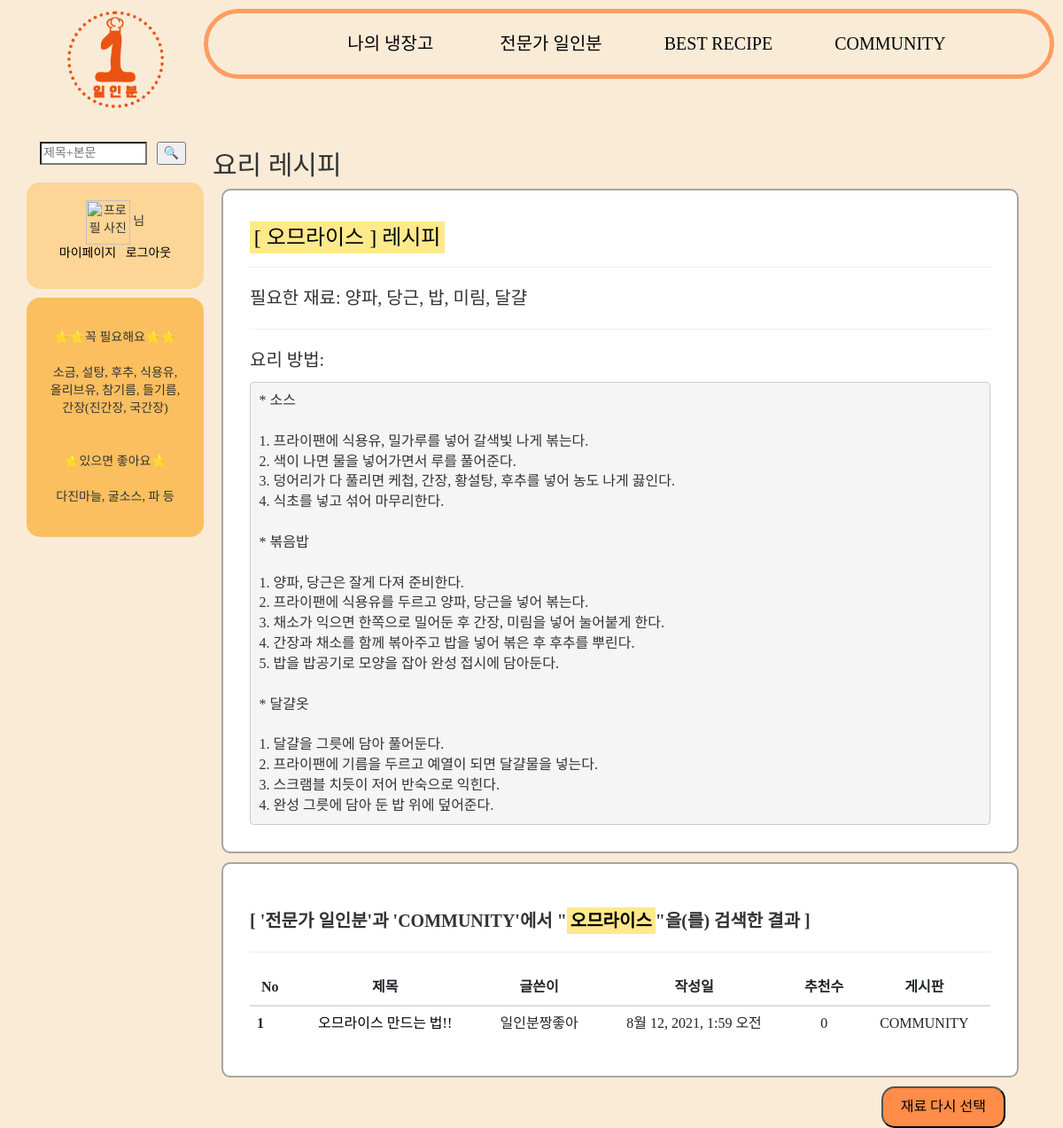
Before: /recipy/5/ (signed in) with the older database file.
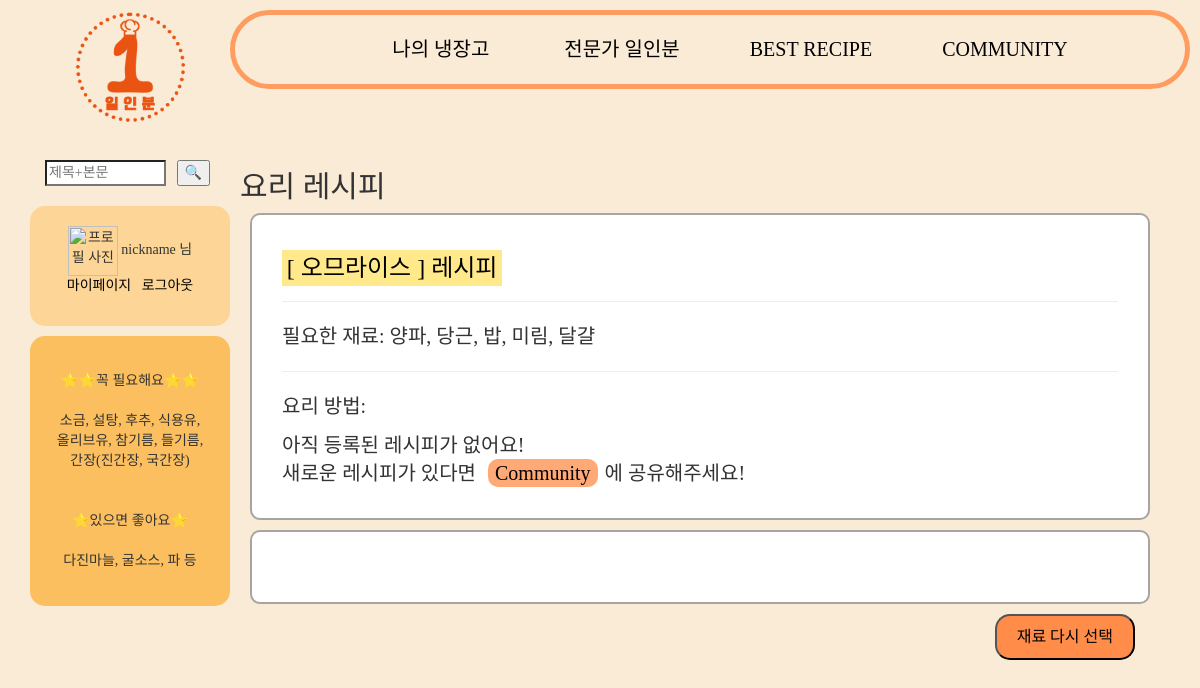
After: the same page with the newer database file.
### fridge/models.py (models this page shows)
class Dish(models.Model):
    name = models.CharField(max_length=15, default='') #음식 이름
    intro = models.TextField(max_length=30, default='') #음식 간단 소개
    image = models.ImageField(upload_to = 'images/', default='loaddish.jpg', blank = True) #음식 사진
    basic = models.TextField(max_length=200, default='', blank = True, null=True) #기본재료 중에서 필요한 것
    ingredients = models.TextField(max_length=300, default='') #필요한 재료
    option = models.CharField(max_length=100, default='', blank = True, null = True) #옵션
    recipy = models.TextField(default='', blank=True, null = True)  #레시피
    def __str__(self):
        return self.name

### community/models.py (models this page shows, shortened)
class Post(models.Model):
    category_select = (
        ('일상공유','일상공유'),
        ('레시피공유', '레시피공유'),
    )
    writer = models.ForeignKey(CustomerUser, related_name="community", on_delete=models.CASCADE, verbose_name="작성자", null=True)
    title = models.CharField(max_length=100)
    content = models.TextField()
    category = models.CharField(max_length=30, choices=category_select, default='일상공유', null=True)
    pub_date = models.DateTimeField(auto_now_add=True, verbose_name="글작성일", null=True)
    like = models.ManyToManyField(CustomerUser, related_name='likes', blank=True)
    slug = models.SlugField('Slug', unique=False, allow_unicode=True, help_text='dashed words for title alias', null=True)
    tag = TagField()
    top_fixed = models.BooleanField(verbose_name='상단고정', default=False)

### accounts/models.py (models this page shows)
class CustomerUser(AbstractUser):
    POSITION = (
        ('일반', '일반'),
        ('사업자', '사업자'),
    )
    position = models.CharField(verbose_name='등급', max_length=1000, choices=POSITION)
    upload = CloudinaryField('uploads',blank=True,null=True)
    profile = CloudinaryField('images/',default='default_susbwu.JPG',blank=True,null=False)
    nickname = models.CharField(max_length=100)
    email = models.EmailField()
    def __str__(self):
        return self.nickname

### home/views.py (the view)
# urls.py: path('recipy/<int:dish_id>/', home.views.recipy, name="recommendrecipy"),
def recipy(request, dish_id):
    dish_recipy = get_object_or_404(Dish, pk = dish_id)
    post_object = Post.objects.all()
    expert_object = Expert.objects.all()
    if dish_recipy:
        result = post_object.filter (title__contains=dish_recipy) | post_object.filter(content__contains = dish_recipy)
        result2 = expert_object.filter (title__contains = dish_recipy) | expert_object.filter(body__contains = dish_recipy)
    return render(request, 'recipy.html', {'dish' : dish_recipy, 'result': result, 'result2':result2})

### fridge/templates/recipy.html (shortened to what this page needs)
{% extends 'base.html' %}
{% block content %}
<!DOCTYPE html>
<html lang="ko">
<head>
</head>
<body>
    <h2>요리 레시피</h2>
    <article class="recipy">
        <section>
            <h3><mark>[ {{dish.name}} ] 레시피</mark></h3>
            <hr>
        </section>
        <section>
            <p>필요한 재료: {{dish.ingredients}}</p>
            <hr>
        </section>
        <section>
            <p>요리 방법: </p>
            {% if dish.recipy %}
            <pre style="font-family: 'Noto Sans KR'; font-size:12pt;">{{dish.recipy}}</pre>
            {% else %}
            <p>아직 등록된 레시피가 없어요! <br>
                새로운 레시피가 있다면 <a href="{% url 'list' %}" class="gocommunity" title="커뮤니티로 이동">Community</a>에 공유해주세요!</p>
            {% endif%}
        </section>
    </article>
    <article class="recipy">
        <section>
            <div class="row mt-5">
                <div class="col-12">
                    {% if result or result2 %}
                    <b>[ '전문가 일인분'과 'COMMUNITY'에서 "<mark>{{dish.name}}</mark>"을(를) 검색한 결과 ]</b>
                    <hr>
                    <table class="table table-hover">
                <thead>
                    <tr>
                    <th scope="col" style="text-align:center;">No</th>
                    <th scope="col" style="text-align:center;">제목</th>
                    <th scope="col" style="text-align:center;">글쓴이</th>
                    <th scope="col" style="text-align:center;">작성일</th>
                    <th scope="col" style="text-align:center;">추천수</th>
                    <th scope="col" style="text-align:center;">게시판</th>
                    </tr>
                </thead>
                <tbody style="text-align:center;">
                        {% for post in result %}
                        <tr>
                        <th scope="row"> {{forloop.revcounter}} </th>
                        <td><a href="{% url 'postshow' post.id %}">{{post.title}}</a></td>
                        <td>{{ post.writer }}</td>
                        <td>{{ post.pub_date }}</td>
                        <td>{{ post.like.all.count }}</td>
                        <td> COMMUNITY </td>
                        </tr>
                        {% endfor %}
                    {% endif %}
                </tbody>
                </table>
                </div>
            </div>
        </section>
    </article>
    <article class="again">
        <a href="{% url 'myfridge' %}"><button type="button" class="selectagain">재료 다시 선택</button></a>
    </article>
</body>
</html>
{% endblock %}

### oneportion/templates/base.html (shortened to what this page needs)
{% load bootstrap4 %}
{% bootstrap_css %}
{% load static %}
<head>
<link rel="stylesheet" href="https://maxcdn.bootstrapcdn.com/bootstrap/3.3.2/css/bootstrap.min.css">
<link rel="stylesheet" href="https://maxcdn.bootstrapcdn.com/bootstrap/3.3.2/css/bootstrap-theme.min.css">
</head>
<body style="background-color: antiquewhite;">
<div class="container side">
  <div class="row">
      <div class="col-md-2 logo">
        <a href="{% url 'main' %}"><img src = "{% static 'logoplus.png' %}" width = "110px" alt="로고"></a>
      </div>
      <div id="bar" class="col-md-10">
        <nav>
          <ul>
            <li class="nav-item">
                <a class="nav-link" href="{% url 'myfridge' %}">나의 냉장고 &nbsp;&nbsp;&nbsp;&nbsp;&nbsp;&nbsp;&nbsp;&nbsp;&nbsp;&nbsp;</a>
              </li>
            <li class="nav-item">
              <a class="nav-link" href="{% url 'expert_list' %}">전문가 일인분&nbsp;&nbsp;&nbsp;&nbsp;&nbsp;&nbsp;&nbsp;&nbsp;&nbsp;&nbsp;</a>
            </li>
            <li class="nav-item">
              <a class="nav-link" href="{% url 'likelist' %}">BEST RECIPE&nbsp;&nbsp;&nbsp;&nbsp;&nbsp;&nbsp;&nbsp;&nbsp;&nbsp;&nbsp;</a>
            </li>
            <li class="nav-item">
                <a class="nav-link" href="{% url 'list' %}">COMMUNITY</a>
            </li>
          </ul>
      </nav>
      </div>
      <div id="search" class="col-md-2">
        <div>
        <form action = "{% url 'result' %}" method = "get">
          <input id="searchtext" type = "search" placeholder="제목+본문" style="font-family:'굴림';" name = "query">&nbsp;&nbsp;&nbsp;
          <input id = "searchbutton" type = "submit" name="" value="🔍">
        </form>
      </div>
      <div id="my">
        {% if user.is_authenticated %}
          <img width="50px" height="50px" alt="프로필 사진" src = "{{ user.profile.url }}">
          {{ user.nickname }} 님<br>
            <a href="{% url 'mypage' %}">마이페이지</a>&nbsp;&nbsp;
            <a href="{% url 'logout' %}">로그아웃</a>
        {% else %}
            <br>
          <a href="{% url 'login' %}">로그인</a>&nbsp;&nbsp;
          <a href="{% url 'signup' %}">회원가입</a>
        {% endif %}
      </div>
      <div id="usual" >
      ⭐⭐꼭 필요해요⭐⭐ <br><br>
      소금, 설탕, 후추, 식용유,<br>올리브유, 참기름, 들기름,<br>간장(진간장, 국간장)<br><br><br>
      ⭐있으면 좋아요⭐<br><br>
      다진마늘, 굴소스, 파 등
      </div>
</div>
<div class="container col-md-10 page0">
  {% block content %}
  {% endblock %}
</div>
</body>

Changed rows visible on the page:
removed Post: title "오므라이스 만드는 법!!", writer "일인분짱좋아", pub_date "8월 12, 2021, 1:59 오전", like.all.count "0"
now on this page (row edited): CustomerUser: nickname "nickname"
changed Dish "오므라이스": recipy "* 소스 1. 프라이팬에 식용유, 밀가루를 넣어 갈색빛 나게 볶는다. 2. 색이 나면 물을 넣어가면서 루를 풀어준다. 3. 덩어리가 다 풀리면 케첩, 간장, 황설탕, 후추를 넣어 농도 나게 끓인다. 4. 식초를 넣고 섞어 마무리한다. * 볶음밥 1. 양파, 당근은 잘게 다져 준비한다. 2. 프라이팬에 식용유를 두르고 양파, 당근을 넣어 볶는다. 3. 채소가 익으면 한쪽으로 밀어둔 후 간장, 미림을 넣어 눌어붙게 한다. 4. 간장과 채소를 함께 볶아주고 밥을 넣어 볶은 후 후추를 뿌린다. 5. 밥을 밥공기로 모양을 잡아 완성 접시에 담아둔다. * 달걀옷 1. 달걀을 그릇에 담아 풀어둔다. 2. 프라이팬에 기름을 두르고 예열이 되면 달걀물을 넣는다. 3. 스크램블 치듯이 저어 반숙으로 익힌다. 4. 완성 그릇에 담아 둔 밥 위에 덮어준다." → (not shown); name "오므라이스" → (not shown)
Other visible differences:
text no longer shown: "[ '전문가 일인분'과 'COMMUNITY'에서 \" \"을(를) 검색한 결과 ] No 제목 글쓴이 작성일 추천수 게시판"
text now shown: "아직 등록된 레시피가 없어요! 새로운 레시피가 있다면 Community 에 공유해주세요!"
